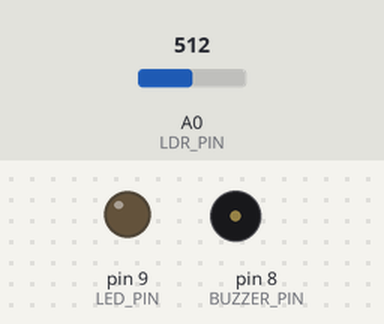
The sketch below on a simulated Arduino Uno, built with avr-gcc and run on an emulated ATmega328P. Parts: output pins drawn as LEDs (lit = HIGH), buzzer (waves = sounding). Inputs (shaded band) come from the test bench; at power-on: A0 (LDR_PIN) = 512.

Above: at 1.2 s.
1.3 s: A0 (LDR_PIN) set to 487
At 2.1 s:
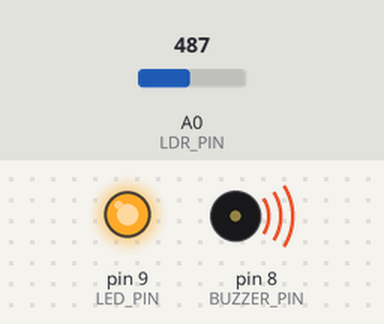
2.8 s: A0 (LDR_PIN) set to 510
At 3.3 s:
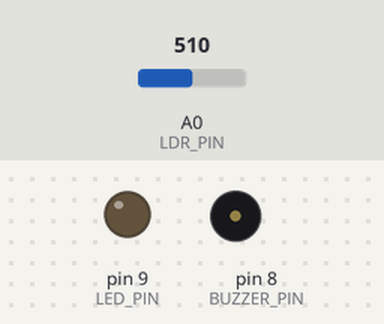
4.3 s: A0 (LDR_PIN) set to 490
At 5.7 s:
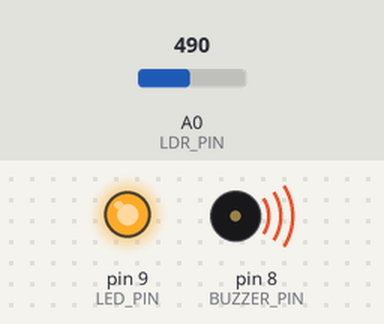
Timing chart, 0 to 7.3 s (numbered marks = the images above; inputs shaded):
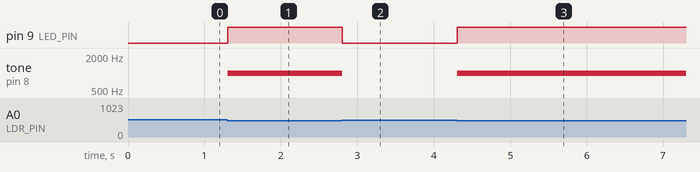

The sketch:

02_LDR_Night_Lamp_Buzzer.ino
```cpp
const int LDR_PIN = A0;
const int LED_PIN = 9;
const int BUZZER_PIN = 8;

const int NIGHT_THRESHOLD = 500;

void setup() {
  pinMode(LED_PIN, OUTPUT);
  pinMode(BUZZER_PIN, OUTPUT);
}

void loop() {
  int lightLevel = analogRead(LDR_PIN);

  if (lightLevel < NIGHT_THRESHOLD) {
    digitalWrite(LED_PIN, HIGH);

    tone(BUZZER_PIN, 1000);   // 1 kHz buzzer
  }
  else {
    digitalWrite(LED_PIN, LOW);

    noTone(BUZZER_PIN);
  }

  delay(100);
}
```

Measured:
- the behaviour switches between 500 and 499 on A0 (LDR_PIN) (found by bisection; images 0 and 1)
- after the input at 1.3 s, pin 9 (LED_PIN): LOW → HIGH at once; tone on pin 8 (BUZZER_PIN): silent → 1000 Hz at once
- after the input at 2.8 s, pin 9 (LED_PIN): HIGH → LOW at once; tone on pin 8 (BUZZER_PIN): 1000 Hz → silent at once
- after the input at 4.3 s, pin 9 (LED_PIN): LOW → HIGH at once; tone on pin 8 (BUZZER_PIN): silent → 1000 Hz at once
